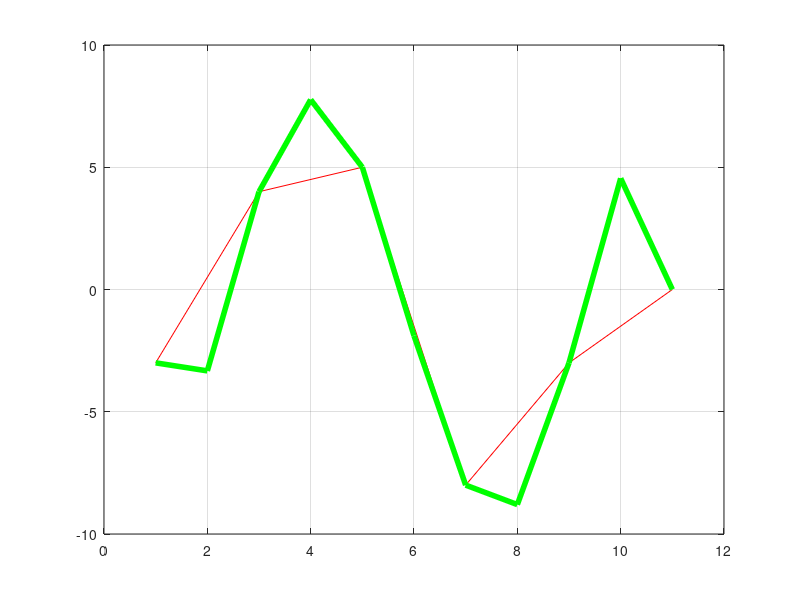

Write the MATLAB code that produced this figure.
x=[1 3 5 7 9 11]
y=[-3 4 5 -8 -3 0]
plot(x,y, 'r-', 'MarkerSize', 10)
r=2:3;
xi = 4.5;
p=polyfit(x(r),y(r),1);
yi=polyval(p,xi)
p=polyfit(x,y,5);
y=polyval(p,xi)

t=1:1:11;
yi=polyval(p,t)
hold on
plot(t,yi,'g-', 'LineWidth', 4)
grid on
